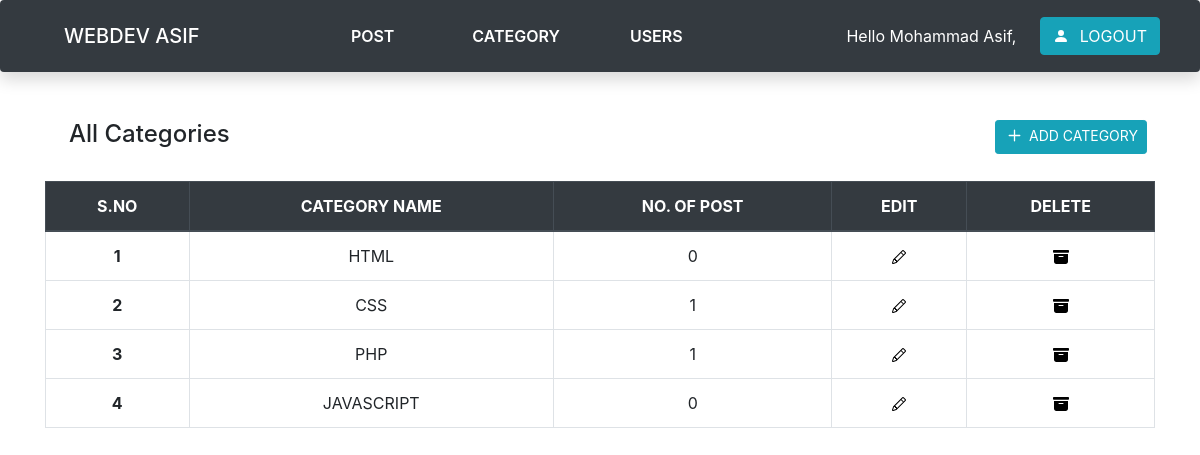
The app's page /admin/category.php (signed in) with its own data.
### tables this page shows
CREATE TABLE `category` (
  `category_id` int(255) NOT NULL,
  `category_name` varchar(255) NOT NULL,
  `no_of_post` int(255) NOT NULL,
  `category_datetime` datetime NOT NULL DEFAULT current_timestamp()
);

### admin/category.php (the view, shortened to what this page needs)
<?php
include 'header.php';
?>
<div class="container my-3">
    <div class="row">
        <div class="col-10">
            <h4 class="ml-4">All Categories</h4>
        </div>
        <div class="col-2">
            <a href="add-category.php" class="btn btn-info btn-sm " role="button" aria-pressed="true">ADD CATEGORY</a>
        </div>
    </div>
    <?php
require 'db_connect.php';
  $sql = "SELECT * FROM `category` ORDER BY category_id DESC";
  $result = mysqli_query($conn,$sql);
  $num = mysqli_num_rows($result);
  if($num > 0){
?>
    <table class="table  table-hover  table-bordered my-4">
        <thead class="thead-dark text-center">
            <tr>
                <th scope="col">S.NO</th>
                <th scope="col">CATEGORY NAME</th>
                <th scope="col">NO. OF POST</th>
                <th scope="col">EDIT</th>
                <th scope="col">DELETE</th>
            </tr>
        </thead>
        <tbody>
        <?php
        $sno = 0;
           while($row = mysqli_fetch_assoc($result)){
                   $sno = $sno+1;
        ?>
            <tr>
                <th class="text-center"><?php echo $sno; ?></th>
                <td class="text-center"><?php echo $row['category_name']; ?></td>
                <td class="text-center"><?php echo $row['no_of_post']; ?></td>
                <td class="text-center">
                    <a href="edit-category.php?id=<?php echo $row['category_id']; ?>">
                    </a>
                </td>
                <td class="text-center"><a href="delete-category.php?id=<?php echo $row['category_id']; ?>"></a></td>
            </tr>
            <?php
  }
             }
            ?>
        </tbody>
    </table>
</div>

### admin/category.php (style rules this page uses)
.svgAction { color: black; }
#addSvg { margin-right: 4px; margin-bottom: 3px; }

### records on screen
category: category_name "HTML", no_of_post "0"
category: category_name "CSS", no_of_post "1"
category: category_name "PHP", no_of_post "1"
category: category_name "JAVASCRIPT", no_of_post "0"

### other values on screen
$_SESSION["user_fullname"] "Mohammad Asif"
